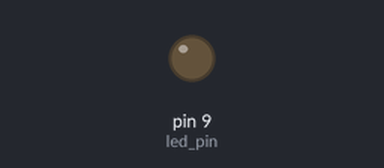
A sketch run on a simulated Arduino Uno, built with avr-gcc and run on an emulated ATmega328P. Shown: output pins drawn as LEDs (lit = HIGH).

Above: at 0.05 s.
At 1.3 s:
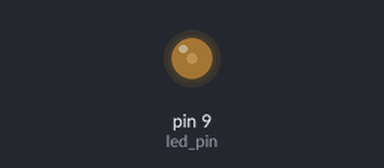
At 2.6 s:
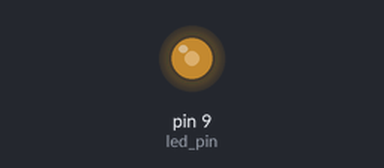
At 5.2 s:
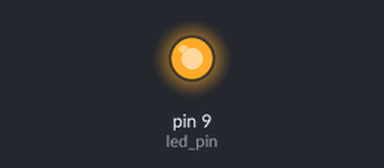
Timing chart, 0 to 9.4 s (numbered marks = the images above):
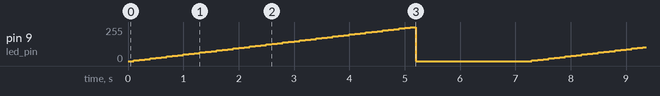

The sketch:

sketch.ino
```cpp
// LED에 PWM 신호 출력하기
const int led_pin = 9; // LED연결핀(PWM 출력핀)
void setup()
{
  pinMode(led_pin, OUTPUT); // PWM 출력 핀 출력 방향 설정
  digitalWrite(led_pin, 0); // LED OFF
}
void loop()
{
  int pwm_val;
  for (pwm_val = 0; pwm_val < 256; pwm_val += 5)
  {
    analogWrite(led_pin, pwm_val); // PWM 신호 출력
    delay(100);
  }
  digitalWrite(led_pin, 0); // LED OFF
  delay(2000);              // 2초 대기
}
```

Measured:
- by itself, pin 9 (led_pin): ramps from 0/255 to 255/255 and jumps back, once every 7.2 s
